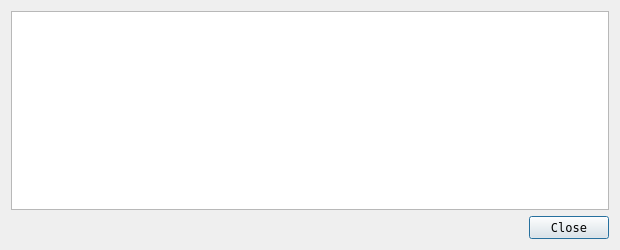
<?xml version="1.0" encoding="UTF-8"?>
<ui version="4.0">
 <class>TransactionDescDialog</class>
 <widget class="QDialog" name="TransactionDescDialog">
  <property name="geometry">
   <rect>
    <x>0</x>
    <y>0</y>
    <width>620</width>
    <height>250</height>
   </rect>
  </property>
  <property name="windowTitle">
   <string>Transaction details</string>
  </property>
  <property name="styleSheet">
   <string notr="true">font-family: Inconsolata;</string>
  </property>
  <layout class="QVBoxLayout" name="verticalLayout">
   <item>
    <widget class="QTextEdit" name="detailText">
     <property name="toolTip">
      <string>This pane shows a detailed description of the transaction</string>
     </property>
     <property name="styleSheet">
      <string notr="true">font-family: Inconsolata;</string>
     </property>
     <property name="readOnly">
      <bool>true</bool>
     </property>
    </widget>
   </item>
   <item>
    <widget class="QDialogButtonBox" name="buttonBox">
     <property name="orientation">
      <enum>Qt::Horizontal</enum>
     </property>
     <property name="standardButtons">
      <set>QDialogButtonBox::Close</set>
     </property>
    </widget>
   </item>
  </layout>
 </widget>
 <resources/>
 <connections>
  <connection>
   <sender>buttonBox</sender>
   <signal>accepted()</signal>
   <receiver>TransactionDescDialog</receiver>
   <slot>accept()</slot>
   <hints>
    <hint type="sourcelabel">
     <x>248</x>
     <y>254</y>
    </hint>
    <hint type="destinationlabel">
     <x>157</x>
     <y>274</y>
    </hint>
   </hints>
  </connection>
  <connection>
   <sender>buttonBox</sender>
   <signal>rejected()</signal>
   <receiver>TransactionDescDialog</receiver>
   <slot>reject()</slot>
   <hints>
    <hint type="sourcelabel">
     <x>316</x>
     <y>260</y>
    </hint>
    <hint type="destinationlabel">
     <x>286</x>
     <y>274</y>
    </hint>
   </hints>
  </connection>
 </connections>
</ui>
